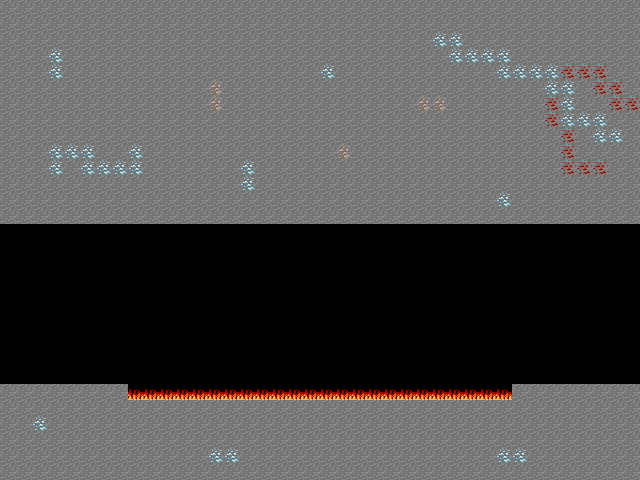

Tiled map render using the project's own tile images. Description and the whole map definition, tile-layer contents included, below:
An orthogonal 40x30 tile map with 16x16 px tiles, 1 tile layer (Tile Layer 1) and 1 object (Checkpoint).

<map version="1.2" tiledversion="1.2.3" orientation="orthogonal" renderorder="right-down" width="40" height="30" tilewidth="16" tileheight="16" infinite="0" nextlayerid="4" nextobjectid="3">
 <tileset firstgid="1" source="mc_sprites.tsx" />
 <layer id="3" name="Tile Layer 1" width="40" height="30">
  <data encoding="csv">
2,2,2,2,2,2,2,2,2,2,2,2,2,2,2,2,2,2,2,2,2,2,2,2,2,2,2,2,2,2,2,2,2,2,2,2,2,2,2,2,
2,2,2,2,2,2,2,2,2,2,2,2,2,2,2,2,2,2,2,2,2,2,2,2,2,2,2,2,2,2,2,2,2,2,2,2,2,2,2,2,
2,2,2,2,2,2,2,2,2,2,2,2,2,2,2,2,2,2,2,2,2,2,2,2,2,2,2,123,123,2,2,2,2,2,2,2,2,2,2,2,
2,2,2,123,2,2,2,2,2,2,2,2,2,2,2,2,2,2,2,2,2,2,2,2,2,2,2,2,123,123,123,123,2,2,2,2,2,2,2,2,
2,2,2,123,2,2,2,2,2,2,2,2,2,2,2,2,2,2,2,2,123,2,2,2,2,2,2,2,2,2,2,123,123,123,123,124,124,124,2,2,
2,2,2,2,2,2,2,2,2,2,2,2,2,82,2,2,2,2,2,2,2,2,2,2,2,2,2,2,2,2,2,2,2,2,123,123,2,124,124,2,
2,2,2,2,2,2,2,2,2,2,2,2,2,82,2,2,2,2,2,2,2,2,2,2,2,2,82,82,2,2,2,2,2,2,124,123,2,2,124,124,
2,2,2,2,2,2,2,2,2,2,2,2,2,2,2,2,2,2,2,2,2,2,2,2,2,2,2,2,2,2,2,2,2,2,124,123,123,123,2,2,
2,2,2,2,2,2,2,2,2,2,2,2,2,2,2,2,2,2,2,2,2,2,2,2,2,2,2,2,2,2,2,2,2,2,2,124,2,123,123,2,
2,2,2,123,123,123,2,2,123,2,2,2,2,2,2,2,2,2,2,2,2,82,2,2,2,2,2,2,2,2,2,2,2,2,2,124,2,2,2,2,
2,2,2,123,2,123,123,123,123,2,2,2,2,2,2,123,2,2,2,2,2,2,2,2,2,2,2,2,2,2,2,2,2,2,2,124,124,124,2,2,
2,2,2,2,2,2,2,2,2,2,2,2,2,2,2,123,2,2,2,2,2,2,2,2,2,2,2,2,2,2,2,2,2,2,2,2,2,2,2,2,
2,2,2,2,2,2,2,2,2,2,2,2,2,2,2,2,2,2,2,2,2,2,2,2,2,2,2,2,2,2,2,123,2,2,2,2,2,2,2,2,
2,2,2,2,2,2,2,2,2,2,2,2,2,2,2,2,2,2,2,2,2,2,2,2,2,2,2,2,2,2,2,2,2,2,2,2,2,2,2,2,
0,0,0,0,0,0,0,0,0,0,0,0,0,0,0,0,0,0,0,0,0,0,0,0,0,0,0,0,0,0,0,0,0,0,0,0,0,0,0,0,
0,0,0,0,0,0,0,0,0,0,0,0,0,0,0,0,0,0,0,0,0,0,0,0,0,0,0,0,0,0,0,0,0,0,0,0,0,0,0,0,
0,0,0,0,0,0,0,0,0,0,0,0,0,0,0,0,0,0,0,0,0,0,0,0,0,0,0,0,0,0,0,0,0,0,0,0,0,0,0,0,
0,0,0,0,0,0,0,0,0,0,0,0,0,0,0,0,0,0,0,0,0,0,0,0,0,0,0,0,0,0,0,0,0,0,0,0,0,0,0,0,
0,0,0,0,0,0,0,0,0,0,0,0,0,0,0,0,0,0,0,0,0,0,0,0,0,0,0,0,0,0,0,0,0,0,0,0,0,0,0,0,
0,0,0,0,0,0,0,0,0,0,0,0,0,0,0,0,0,0,0,0,0,0,0,0,0,0,0,0,0,0,0,0,0,0,0,0,0,0,0,0,
0,0,0,0,0,0,0,0,0,0,0,0,0,0,0,0,0,0,0,0,0,0,0,0,0,0,0,0,0,0,0,0,0,0,0,0,0,0,0,0,
0,0,0,0,0,0,0,0,0,0,0,0,0,0,0,0,0,0,0,0,0,0,0,0,0,0,0,0,0,0,0,0,0,0,0,0,0,0,0,0,
0,0,0,0,0,0,0,0,0,0,0,0,0,0,0,0,0,0,0,0,0,0,0,0,0,0,0,0,0,0,0,0,0,0,0,0,0,0,0,0,
0,0,0,0,0,0,0,0,0,0,0,0,0,0,0,0,0,0,0,0,0,0,0,0,0,0,0,0,0,0,0,0,0,0,0,0,0,0,0,0,
2,2,2,2,2,2,2,2,465,465,465,465,465,465,465,465,465,465,465,465,465,465,465,465,465,465,465,465,465,465,465,465,2,2,2,2,2,2,2,2,
2,2,2,2,2,2,2,2,2,2,2,2,2,2,2,2,2,2,2,2,2,2,2,2,2,2,2,2,2,2,2,2,2,2,2,2,2,2,2,2,
2,2,123,2,2,2,2,2,2,2,2,2,2,2,2,2,2,2,2,2,2,2,2,2,2,2,2,2,2,2,2,2,2,2,2,2,2,2,2,2,
2,2,2,2,2,2,2,2,2,2,2,2,2,2,2,2,2,2,2,2,2,2,2,2,2,2,2,2,2,2,2,2,2,2,2,2,2,2,2,2,
2,2,2,2,2,2,2,2,2,2,2,2,2,123,123,2,2,2,2,2,2,2,2,2,2,2,2,2,2,2,2,123,123,2,2,2,2,2,2,2,
2,2,2,2,2,2,2,2,2,2,2,2,2,2,2,2,2,2,2,2,2,2,2,2,2,2,2,2,2,2,2,2,2,2,2,2,2,2,2,2
</data>
 </layer>
 <objectgroup id="2" name="Object Layer 1">
  <object id="2" name="Checkpoint" gid="592" x="548" y="380" width="16" height="16" />
 </objectgroup>
</map>
